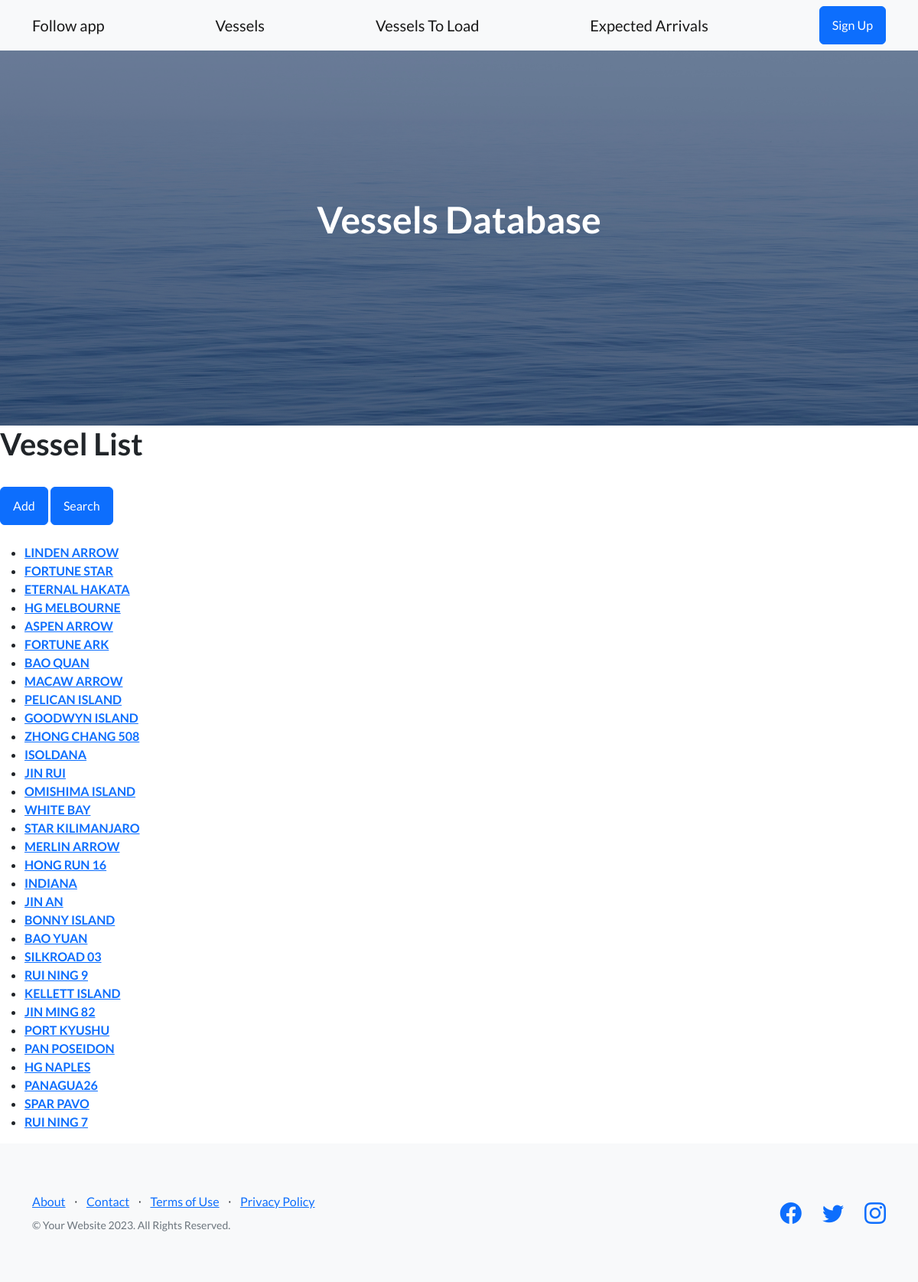
Before: /vessel/vessels-list/ with the older database file.
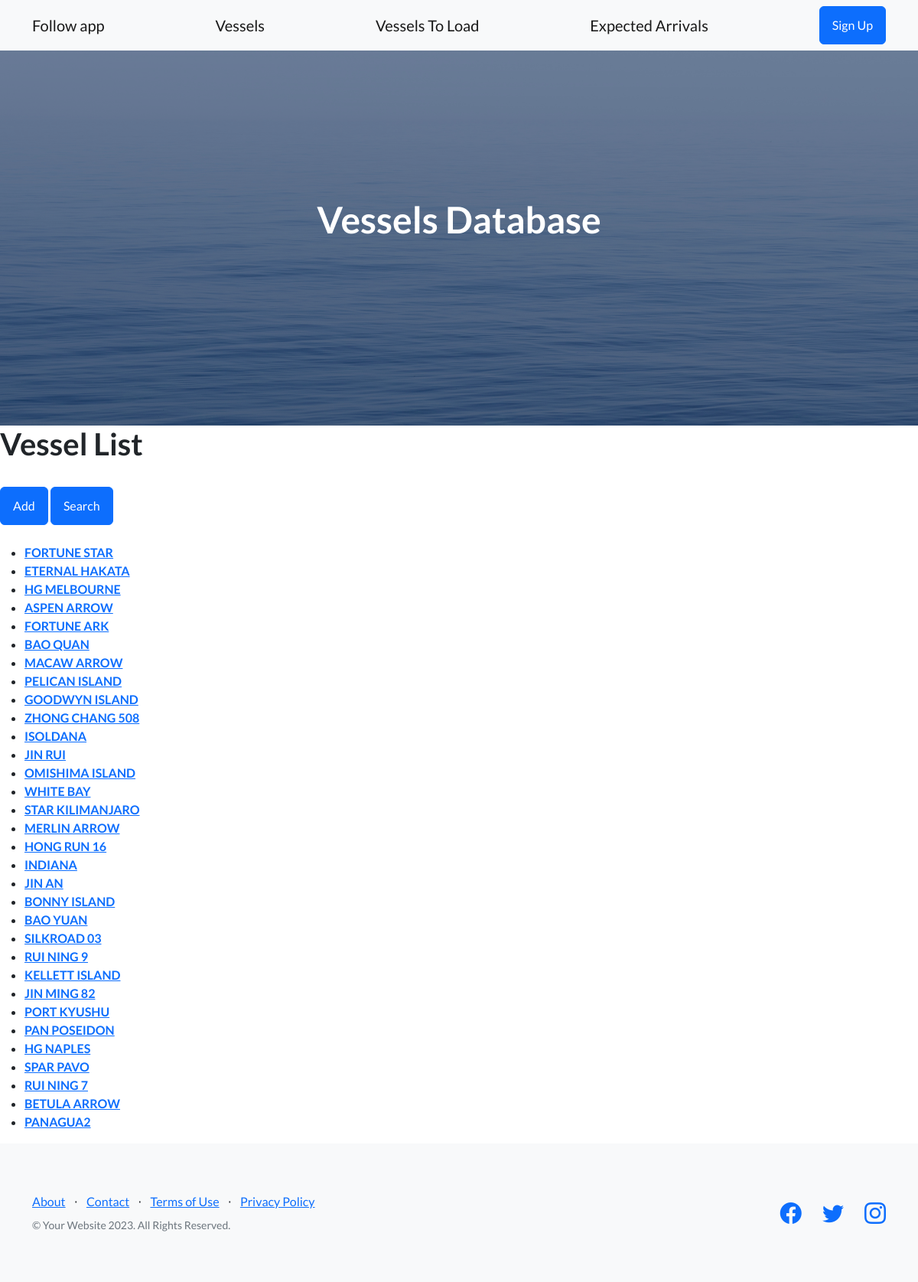
After: the same page with the newer database file.
### Vessel/models.py (models this page shows, shortened)
class Vessel(models.Model):
    vessel_name = models.CharField(max_length=50)
    vessel_imo = models.IntegerField(blank=True, null=True)
    vessel_information = models.TextField(blank=True, null=True)
    vessel_schedule = models.TextField(blank=True, null=True)
    vessel_rotation = models.TextField(blank=True, null=True)
    loading_port = models.ManyToManyField(LoadingPort, blank=True)
    status_loading = models.BooleanField(blank=True, null=True)
    discharge_port = models.ManyToManyField(DischargePort, blank=True)
    status_loaded = models.BooleanField(blank=True, null=True)
    status_arrived = models.BooleanField(blank=True, null=True)
    all_docs_received = models.BooleanField(blank=True, null=True)
    all_dhl_received = models.BooleanField(blank=True, null=True)
    status_complete = models.BooleanField(blank=True, null=True)
    assigned_agent = models.ManyToManyField(VesselAgent, blank=True)
    transit_time = models.IntegerField(blank=True, null=True)
    vessel_created_at = models.DateTimeField(default=timezone.now, editable=False)
    """
    def obtener_atributo(self, vessel_name):
        return getattr(self, vessel_name, None)
    """

### Vessel/views.py (the view)
# urls.py: path('vessels-list/', VesselList.as_view(), name= 'VesselList'),
class VesselList(ListView):
    model = Vessel
    template_name = "vessel_list.html"
    context_object_name = "vessels"

### Vessel/templates/vessel_list.html (shortened to what this page needs)
{% extends 'father.html' %}
{% block contenidoQueCambia %}
<h1>Vessel List</h1>
  <br>
  <a class="btn btn-primary" href="{% url 'VesselCreate' %}">Add</a>
  <a class="btn btn-primary" href="{% url 'SearchVessel' %}">Search</a>
  <br>
    <br>
    <ul>
        {% for vessel in vessels %}
        <li>
          <strong><a href="{% url 'VesselDetail' vessel.id %}">{{vessel.vessel_name}} </a></strong>
        </li>
        {% endfor %}
    </ul>
{% endblock contenidoQueCambia %}

Changed rows visible on the page:
removed Vessel: vessel_name "LINDEN ARROW"
removed Vessel: vessel_name "PANAGUA26"
added Vessel: vessel_name "BETULA ARROW"
added Vessel: vessel_name "PANAGUA2"
